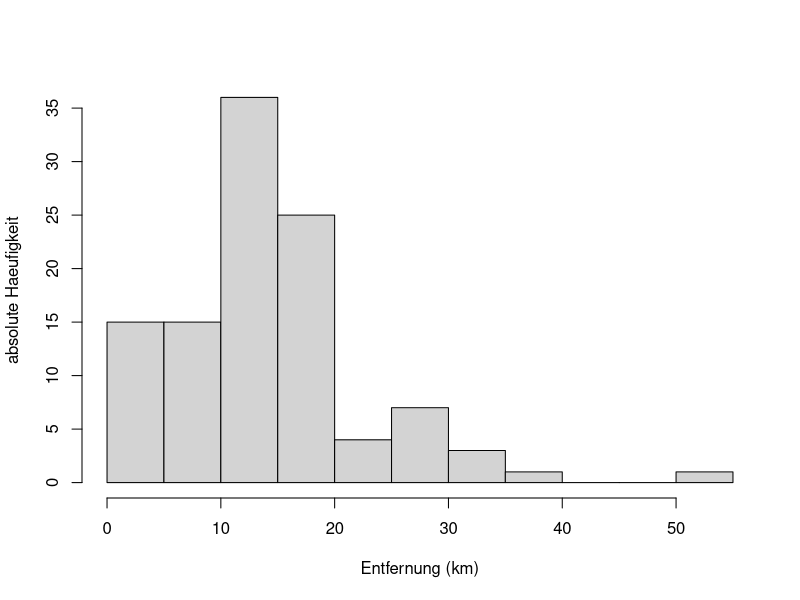
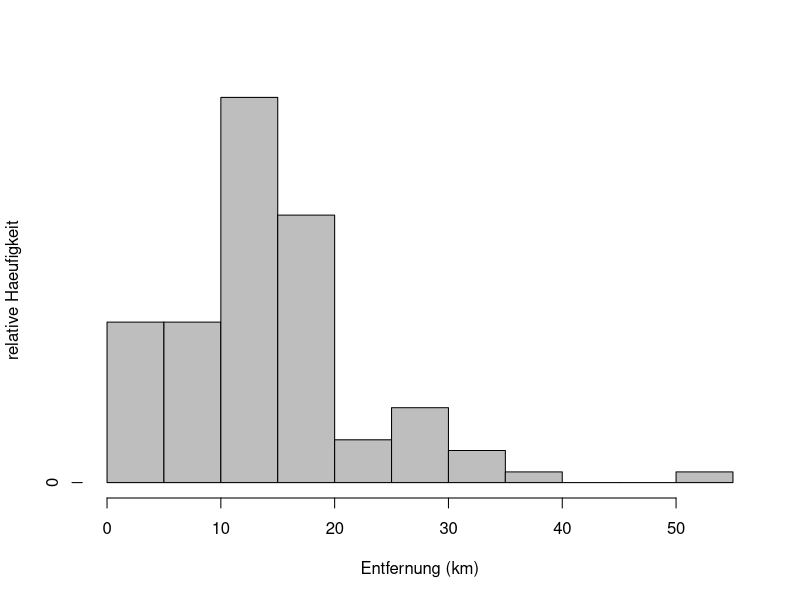
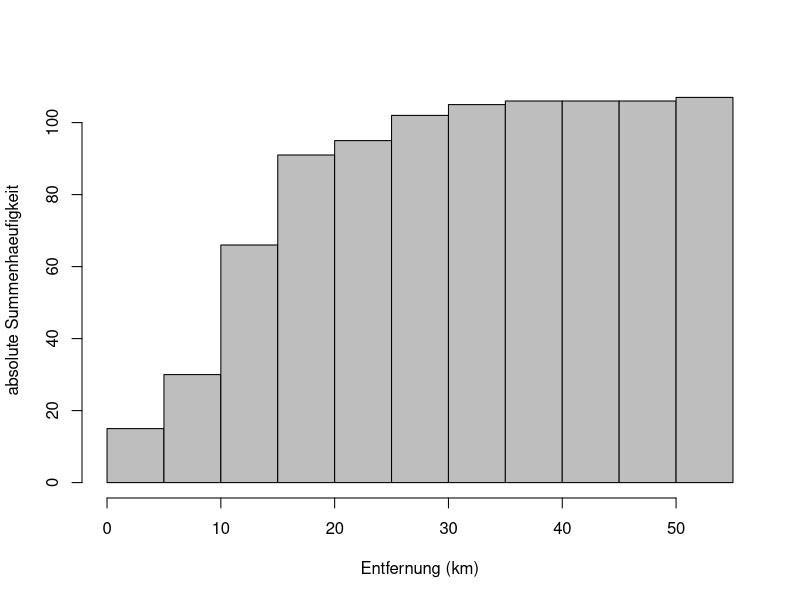
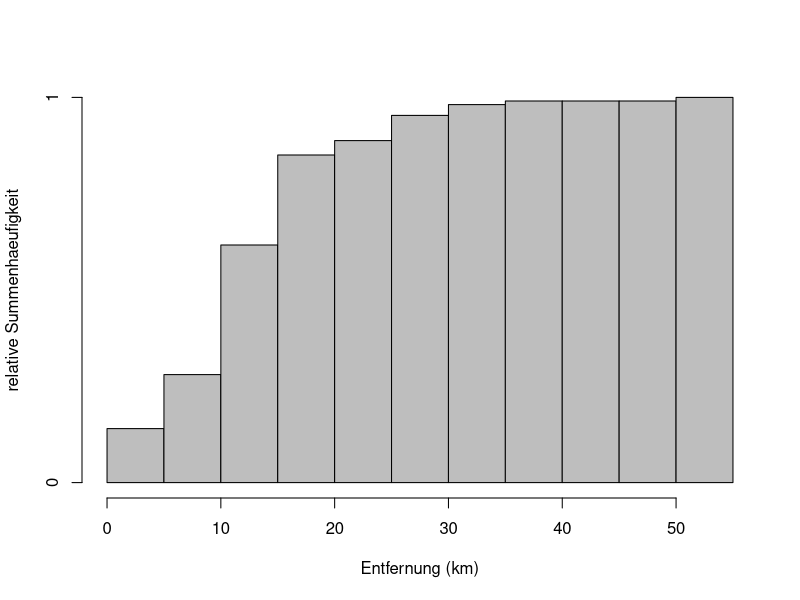
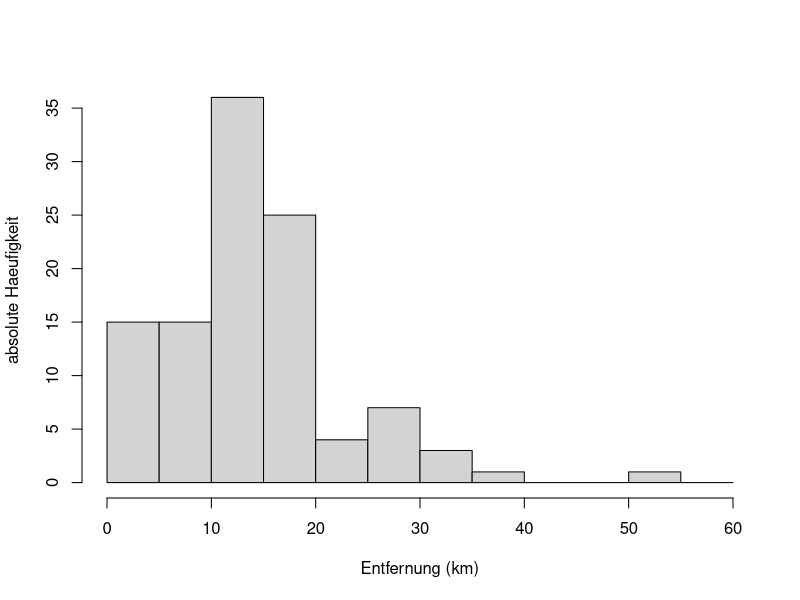
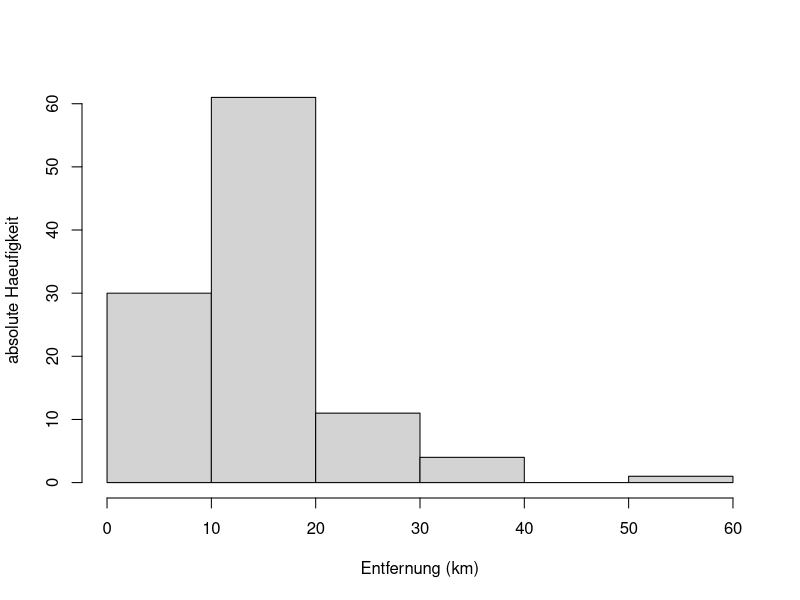
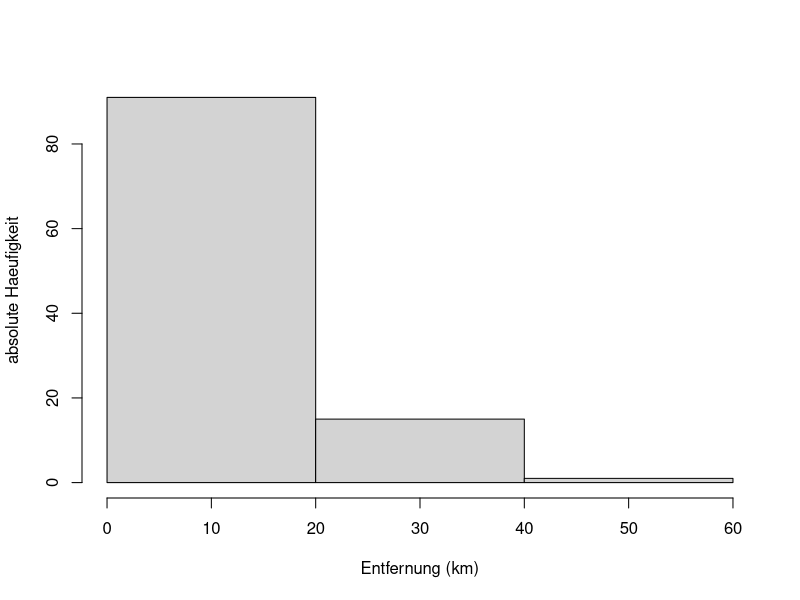
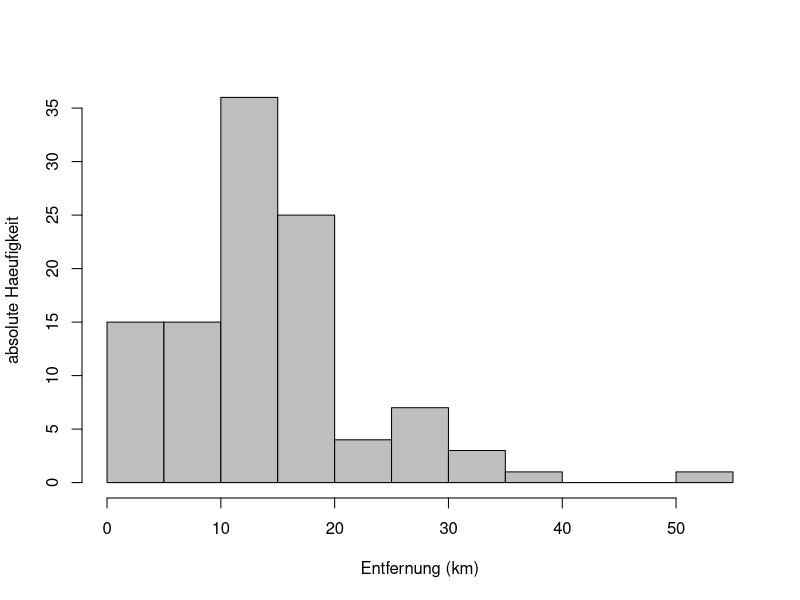

Reproduce these figures in R, in order.
## ---- chunk 1
library("readxl")
dat <- read_excel("data/Reisedaten.xlsx", na = "-999")
dat <- as.data.frame(dat)
names(dat) <- c('x','t')
## ---- chunk 2
# Ausgabe von dat$x
# dies ist die Variable "Entfernung (Luftlinie) zum Wohnort (m)"
dat$x
## ---- chunk 3
# dat$x aufsteigend ordnen und ausgeben
sort(dat$x)
# Daten in km umrechnen und absolute Haeufigkeiten bestimmen
# fuer Klassen von 0 bis 55km mit Breite 5km
hist(dat$x/1000, breaks = seq(0, 55, 5),
     main = "", xlab = "Entfernung (km)", 
     ylab = "absolute Haeufigkeit")
## ---- chunk 4
# Histogramm berechnen ohne Output
h <- hist(dat$x/1000, breaks = seq(0, 55, 5), plot = FALSE)
# absolute in relative Haeufigkeiten umrechnen
h$counts <- h$counts / sum(h$counts)
# Histogrammdaten plotten
plot(h, freq = TRUE, col = "gray",
     main = "", xlab = "Entfernung (km)", 
     ylab = "relative Haeufigkeit")
## ---- chunk 5
# Histogramm berechnen ohne Output
h <- hist(dat$x/1000, breaks = seq(0, 55, 5), plot = FALSE)
# Haeufigkeiten kumuliert aufsummieren
h$counts <- cumsum(h$counts)
# Histogrammdaten plotten
plot(h, freq = TRUE, col = "gray",
     main = "", xlab = "Entfernung (km)", 
     ylab = "absolute Summenhaeufigkeit")
# absolute Summenhaeufigkeiten in relative umrechnen
h$counts <- h$counts / max(h$counts)
# Histogrammdaten plotten
plot(h, freq = TRUE, col = "gray",
     main = "", xlab = "Entfernung (km)", 
     ylab = "relative Summenhaeufigkeit")
## ---- chunk 6
# Klassenbreite 5km
hist(dat$x/1000, breaks = seq(0, 60, 5),
     main = "", xlab = "Entfernung (km)", 
     ylab = "absolute Haeufigkeit")
# Klassenbreite 10km
hist(dat$x/1000, breaks = seq(0, 60, 10),
     main = "", xlab = "Entfernung (km)", 
     ylab = "absolute Haeufigkeit")
# Klassenbreite 20km
hist(dat$x/1000, breaks = seq(0, 60, 20),
     main = "", xlab = "Entfernung (km)", 
     ylab = "absolute Haeufigkeit")
## ---- chunk 7
h <- hist(dat$x/1000, breaks = seq(0, 55, 5), plot = FALSE)
plot(h, freq = TRUE, col = "gray",
     main = "", xlab = "Entfernung (km)", 
     ylab = "absolute Haeufigkeit")
# Gib Klassenmitte aus an der Stelle wo die Haeufigkeiten gleich dem Maximum sind
h$mids[h$counts==max(h$counts)]
## ---- chunk 8
# berechne arithmetisches Mittel fuer Variable "Entfernung" (x) in km,
# wobei "NA" Werte ignoriert werden sollen (sonst waere die Ausgabe ebenfalls "NA")
mean(dat$x/1000, na.rm = TRUE)
## ---- chunk 9
median(dat$x/1000, na.rm = TRUE)
